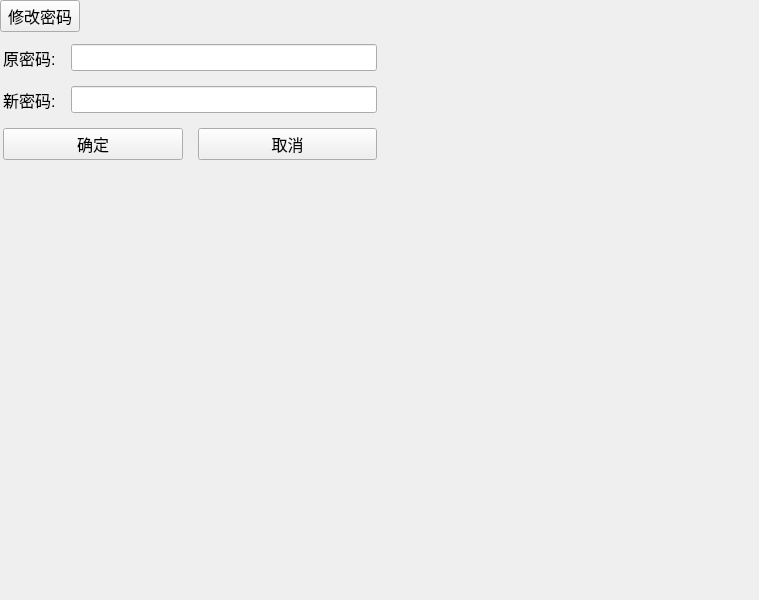
<?xml version="1.0" encoding="UTF-8"?>
<ui version="4.0">
 <class>MWSettingWidget</class>
 <widget class="QWidget" name="MWSettingWidget">
  <property name="geometry">
   <rect>
    <x>0</x>
    <y>0</y>
    <width>759</width>
    <height>600</height>
   </rect>
  </property>
  <property name="windowTitle">
   <string>Form</string>
  </property>
  <layout class="QHBoxLayout" name="horizontalLayout_6">
   <property name="leftMargin">
    <number>0</number>
   </property>
   <property name="topMargin">
    <number>0</number>
   </property>
   <property name="rightMargin">
    <number>0</number>
   </property>
   <property name="bottomMargin">
    <number>0</number>
   </property>
   <item>
    <layout class="QVBoxLayout" name="verticalLayout_3" stretch="1,5,100">
     <item>
      <layout class="QHBoxLayout" name="horizontalLayout">
       <property name="spacing">
        <number>0</number>
       </property>
       <item>
        <widget class="QPushButton" name="m_changePW">
         <property name="font">
          <font>
           <pointsize>12</pointsize>
          </font>
         </property>
         <property name="text">
          <string>修改密码</string>
         </property>
        </widget>
       </item>
       <item>
        <spacer name="horizontalSpacer">
         <property name="orientation">
          <enum>Qt::Horizontal</enum>
         </property>
         <property name="sizeHint" stdset="0">
          <size>
           <width>40</width>
           <height>20</height>
          </size>
         </property>
        </spacer>
       </item>
       <item>
        <spacer name="horizontalSpacer_2">
         <property name="orientation">
          <enum>Qt::Horizontal</enum>
         </property>
         <property name="sizeHint" stdset="0">
          <size>
           <width>40</width>
           <height>20</height>
          </size>
         </property>
        </spacer>
       </item>
      </layout>
     </item>
     <item>
      <layout class="QHBoxLayout" name="horizontalLayout_5">
       <item>
        <widget class="QGroupBox" name="groupBox">
         <property name="styleSheet">
          <string notr="true">QGroupBox#groupBox{
	border:none;
}</string>
         </property>
         <property name="title">
          <string/>
         </property>
         <layout class="QVBoxLayout" name="verticalLayout" stretch="2,1,2,1,2">
          <property name="spacing">
           <number>0</number>
          </property>
          <property name="leftMargin">
           <number>0</number>
          </property>
          <property name="topMargin">
           <number>0</number>
          </property>
          <property name="rightMargin">
           <number>0</number>
          </property>
          <property name="bottomMargin">
           <number>0</number>
          </property>
          <item>
           <layout class="QHBoxLayout" name="horizontalLayout_2">
            <property name="spacing">
             <number>15</number>
            </property>
            <item>
             <widget class="QLabel" name="m_oldPW_l">
              <property name="font">
               <font>
                <pointsize>12</pointsize>
               </font>
              </property>
              <property name="text">
               <string>原密码:</string>
              </property>
             </widget>
            </item>
            <item>
             <widget class="QLineEdit" name="m_oldPW">
              <property name="font">
               <font>
                <pointsize>12</pointsize>
               </font>
              </property>
              <property name="echoMode">
               <enum>QLineEdit::Password</enum>
              </property>
             </widget>
            </item>
           </layout>
          </item>
          <item>
           <widget class="QLabel" name="m_oldPW_Info">
            <property name="font">
             <font>
              <pointsize>10</pointsize>
             </font>
            </property>
            <property name="text">
             <string/>
            </property>
           </widget>
          </item>
          <item>
           <layout class="QHBoxLayout" name="horizontalLayout_3">
            <property name="spacing">
             <number>15</number>
            </property>
            <item>
             <widget class="QLabel" name="m_newPW_l">
              <property name="font">
               <font>
                <pointsize>12</pointsize>
               </font>
              </property>
              <property name="text">
               <string>新密码:</string>
              </property>
             </widget>
            </item>
            <item>
             <widget class="QLineEdit" name="m_newPW">
              <property name="font">
               <font>
                <pointsize>12</pointsize>
               </font>
              </property>
              <property name="echoMode">
               <enum>QLineEdit::Password</enum>
              </property>
             </widget>
            </item>
           </layout>
          </item>
          <item>
           <widget class="QLabel" name="m_newPW_Info">
            <property name="font">
             <font>
              <pointsize>10</pointsize>
             </font>
            </property>
            <property name="text">
             <string/>
            </property>
           </widget>
          </item>
          <item>
           <layout class="QHBoxLayout" name="horizontalLayout_4">
            <property name="spacing">
             <number>15</number>
            </property>
            <item>
             <widget class="QPushButton" name="m_changeOK">
              <property name="font">
               <font>
                <pointsize>12</pointsize>
               </font>
              </property>
              <property name="text">
               <string>确定</string>
              </property>
             </widget>
            </item>
            <item>
             <widget class="QPushButton" name="m_changeCancel">
              <property name="font">
               <font>
                <pointsize>12</pointsize>
               </font>
              </property>
              <property name="text">
               <string>取消</string>
              </property>
             </widget>
            </item>
           </layout>
          </item>
         </layout>
        </widget>
       </item>
       <item>
        <spacer name="horizontalSpacer_3">
         <property name="orientation">
          <enum>Qt::Horizontal</enum>
         </property>
         <property name="sizeHint" stdset="0">
          <size>
           <width>40</width>
           <height>20</height>
          </size>
         </property>
        </spacer>
       </item>
      </layout>
     </item>
     <item>
      <spacer name="verticalSpacer">
       <property name="orientation">
        <enum>Qt::Vertical</enum>
       </property>
       <property name="sizeHint" stdset="0">
        <size>
         <width>20</width>
         <height>40</height>
        </size>
       </property>
      </spacer>
     </item>
    </layout>
   </item>
  </layout>
 </widget>
 <resources/>
 <connections/>
</ui>
